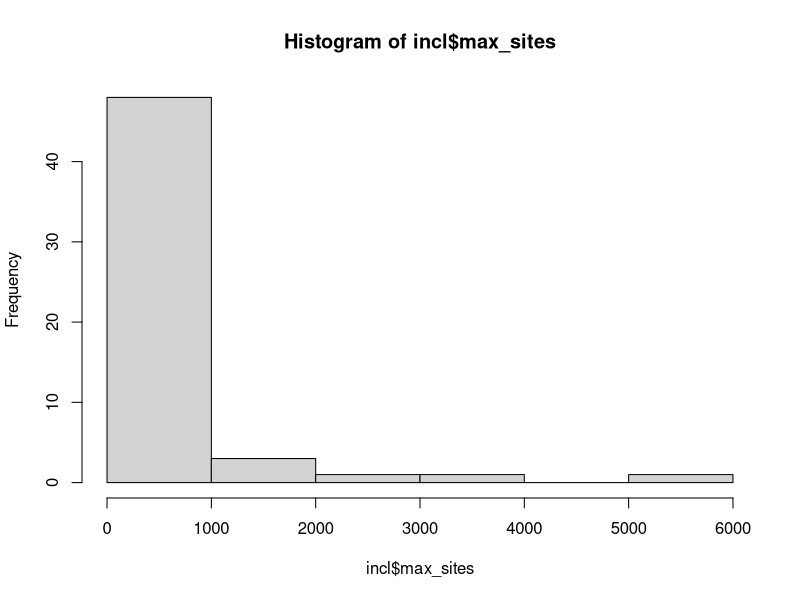
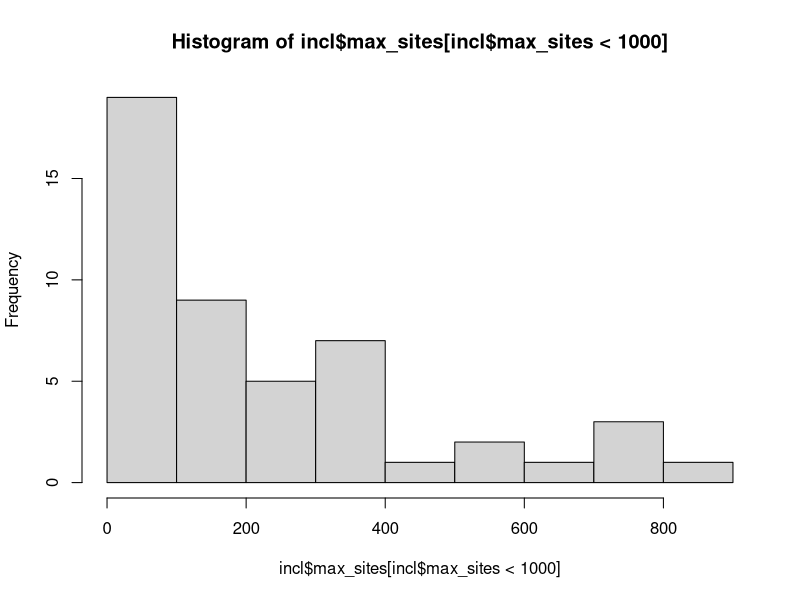

Here is the R script that generated these plots, in order:
# Read in information on included papers that use Rota et al. 2016
incl <- read.csv("included_papers.csv")

nrow(incl)

# Cameras
sum(incl$cameras, na.rm=TRUE)
mean(incl$cameras, na.rm=TRUE)

# Number of species
median(incl$max_species, na.rm=TRUE)
range(incl$max_species, na.rm=TRUE)
mean(incl$max_species < 3, na.rm=TRUE)

# Distribution of number of sites
hist(incl$max_sites)
hist(incl$max_sites[incl$max_sites < 1000])

# Number of sites
median(incl$max_sites, na.rm=TRUE)
range(incl$max_sites, na.rm=TRUE)
mean(incl$max_sites <= 1000, na.rm=TRUE)

# Number of occasions
median(incl$max_occasions, na.rm=TRUE)
range(incl$max_occasions, na.rm=TRUE)
mean(incl$max_occasions < 30, na.rm=TRUE)

# Occasion length
median(incl$occasion_days, na.rm=TRUE)
range(incl$occasion_days, na.rm=TRUE)
table(incl$occasion_days)
mean(incl$occasion_days == 1, na.rm = TRUE)
mean(incl$occasion_days == 7, na.rm = TRUE)

# Occupancy estimates
mean(incl$psi_min, na.rm=TRUE)
mean(incl$psi_max, na.rm=TRUE)

# Detection probability estimates
mean(incl$p_min, na.rm=TRUE)
mean(incl$p_max, na.rm=TRUE)

# Interaction order
mean(incl$max_order < 3, na.rm=TRUE)

# Papers that have covariates on interactions
mean(incl$int_covs, na.rm=TRUE)

# Significant interactions
sum(!is.na(incl$n_int_sig))
mean(incl$n_int_sig > 0, na.rm=TRUE)

# Size of interactions
sum(!is.na(incl$int_min))
max_abs_int <- cbind(abs(incl$int_min), abs(incl$int_max))
max_abs_int <- apply(max_abs_int, 1, max)
median(max_abs_int, na.rm=TRUE)
range(max_abs_int, na.rm=TRUE)

# Estimate size of mean interaction
# on occupancy scale
f1 <- -0.55
f2 <- -0.55
f12 <- 1.7 # <- EFFECT SIZE OF INTERACTION

psi <- numeric(4)
psi[1] <- exp(f1 + f2 + f12)
psi[2] <- exp(f1)
psi[3] <- exp(f2)
psi[4] <- 1
psi <- psi / sum(psi)
names(psi) <- c("[11]","[10]","[01]","[00]")
round(psi, 3)

# Marginal occupancies of species 1 and 2
psi[1] + psi[2] # 60
psi[1] + psi[3] # 60

# Occupancy of species 1 | species 2 present
psi[1] / (psi[1] + psi[3]) # 76
# Occupancy of species 1 | species 2 absent
psi[2] / (psi[2] + psi[4]) # 37
